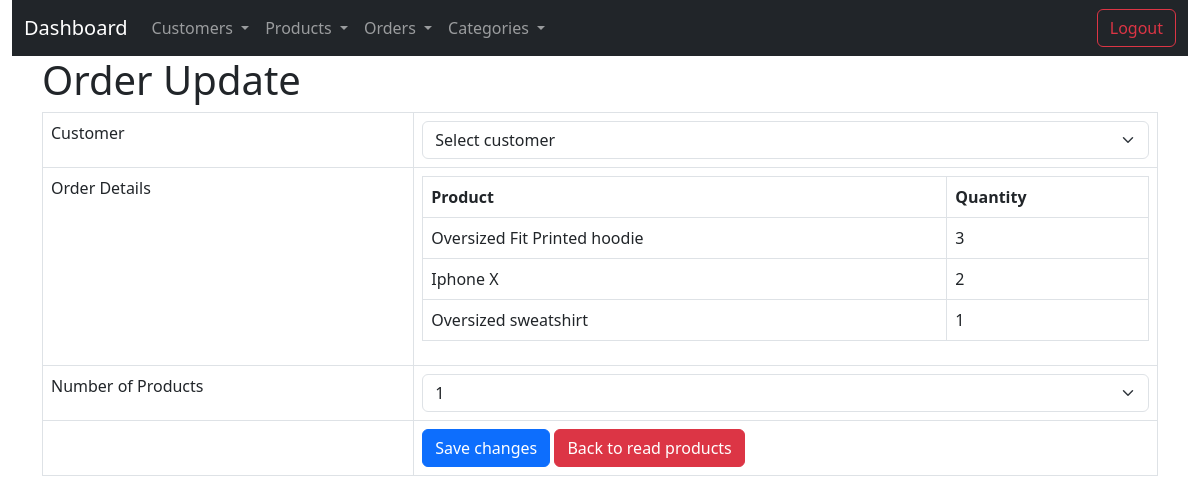
/Order_update.php?order_id=22, run on the app's committed database.
### tables this page shows
CREATE TABLE IF NOT EXISTS `order_details` (
  `order_detail_id` int(11) NOT NULL AUTO_INCREMENT,
  `order_id` int(11) NOT NULL,
  `product_id` int(11) NOT NULL,
  `quantity` int(3) NOT NULL DEFAULT '1',
  PRIMARY KEY (`order_detail_id`)
);

CREATE TABLE IF NOT EXISTS `products` (
  `id` int(11) NOT NULL AUTO_INCREMENT,
  `name` varchar(128) NOT NULL,
  `description` text NOT NULL,
  `categoryID` int(1) NOT NULL,
  `price` varchar(11) NOT NULL,
  `Promotion_price` varchar(11) NOT NULL,
  `image` blob NOT NULL,
  `manufacture_date` date NOT NULL,
  `expire_date` date DEFAULT NULL,
  `created` datetime NOT NULL,
  `modified` timestamp NOT NULL DEFAULT CURRENT_TIMESTAMP,
  PRIMARY KEY (`id`)
);

### Order_update.php (the view, shortened to what this page needs)
<!DOCTYPE HTML>
<html>
<head>
    <link href="https://cdn.jsdelivr.net/npm/bootstrap@5.3.0/dist/css/bootstrap.min.css" rel="stylesheet">
</head>
<?php
include 'navbar.php';
?>
<body>
    <div class="container">
        <div class="page-header">
            <h1>Order Update</h1>
        </div>
        <?php
        include 'config_folder/database.php';
        $customer_id = $selected_num_products = "";
        $order_id = isset($_GET["order_id"]) ? $_GET["order_id"] : '';
        $order_details = [];
        try {
            $order_detail_query = "SELECT od.product_id, p.name, od.quantity
                                   FROM order_details od
                                   INNER JOIN products p ON od.product_id = p.id
                                   WHERE od.order_id = :order_id";
            $order_detail_stmt = $con->prepare($order_detail_query);
            $order_detail_stmt->bindParam(':order_id', $order_id);
            $order_detail_stmt->execute();
            $order_details = $order_detail_stmt->fetchAll(PDO::FETCH_ASSOC);
        } catch (PDOException $exception) {
            die('ERROR: ' . $exception->getMessage());
        }
        ?>
        <form action="<?php echo htmlspecialchars($_SERVER["PHP_SELF"]); ?>" method="post">
            <table class='table table-hover table-responsive table-bordered'>
                <tr>
                    <td>Customer</td>
                    <td>
                        <select class="form-select" name="customer_id">
                            <option value="">Select customer</option>
                        </select>
                    </td>
                </tr>
                <tr>
                    <td>Order Details</td>
                    <td>
                        <table class="table table-bordered">
                            <tr>
                                <th>Product</th>
                                <th>Quantity</th>
                            </tr>
                            <?php foreach ($order_details as $order_item): ?>
                                <tr>
                                    <td><?php echo $order_item['name']; ?></td>
                                    <td><?php echo $order_item['quantity']; ?></td>
                                </tr>
                            <?php endforeach; ?>
                        </table>
                    </td>
                </tr>
                <tr>
                    <td>Number of Products</td>
                    <td>
                        <select class="form-select" name="selected_num_products">
                            <?php
                            for ($num = 1; $num <= 10; $num++) {
                                $selected = ($selected_num_products == $num) ? 'selected' : '';
                                echo "<option value='$num' $selected>$num</option>";
                            }
                            ?>
                        </select>
                    </td>
                </tr>
                <tr>
                    <td></td>
                    <td>
                        <input type='submit' value='Save changes' class='btn btn-primary' />
                        <a href='Order_listing.php' class='btn btn-danger'>Back to read products</a>
                    </td>
                </tr>
            </table>
        </form>
    </div>
</body>
</html>

### data on the page
order_details: product.name "Oversized Fit Printed hoodie", quantity "3"
order_details: product.name "Iphone X", quantity "2"
order_details: product.name "Oversized sweatshirt", quantity "1"

### other printed values
form field selected_num_products "1"
